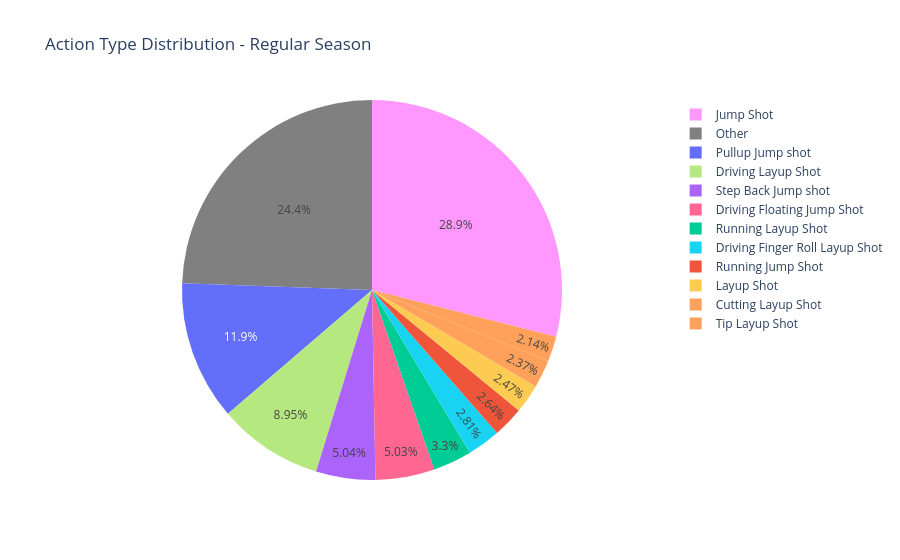
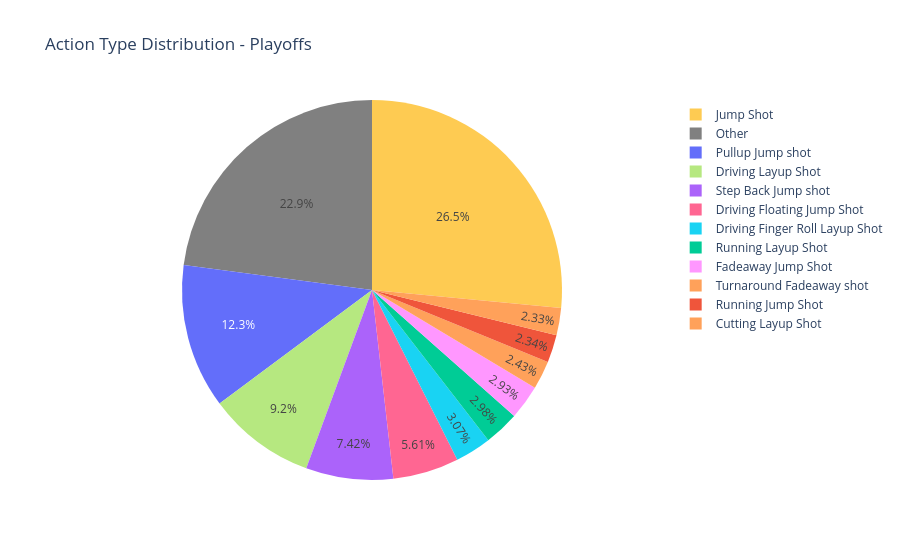

Notebook cell for these charts, in order:
### Code cell
data['SHOT_ATTEMPTED_FLAG'] = data['SHOT_ATTEMPTED_FLAG'].astype(int)
data['SHOT_MADE_FLAG'] = data['SHOT_MADE_FLAG'].astype(int)

regular_season_data = data[data['Season Type'] == 'Regular Season']
playoff_data = data[data['Season Type'] == 'Playoffs']

regular_season_action_type = regular_season_data.groupby('ACTION_TYPE').agg(
    total_shots=('SHOT_ATTEMPTED_FLAG', 'sum')
).reset_index()

playoff_action_type = playoff_data.groupby('ACTION_TYPE').agg(
    total_shots=('SHOT_ATTEMPTED_FLAG', 'sum')
).reset_index()

regular_season_action_type['percentage'] = (regular_season_action_type['total_shots'] /
                                            regular_season_action_type['total_shots'].sum()) * 100

playoff_action_type['percentage'] = (playoff_action_type['total_shots'] /
                                     playoff_action_type['total_shots'].sum()) * 100

def group_low_percentages(df): # had to look this up

    low_percentage_mask = df['percentage'] < 2
    
    other_percentage = df[low_percentage_mask]['percentage'].sum()
    
    df = df[~low_percentage_mask]
    
    other_df = pd.DataFrame({'ACTION_TYPE': ['Other'], 'percentage': [other_percentage]})
    
    df = pd.concat([df, other_df], ignore_index=True)
    
    return df

regular_season_action_type = group_low_percentages(regular_season_action_type)
playoff_action_type = group_low_percentages(playoff_action_type)

fig = px.pie(
    regular_season_action_type, 
    names='ACTION_TYPE', 
    values='percentage', 
    title='Action Type Distribution - Regular Season',
    color='ACTION_TYPE',
    color_discrete_map={'Field Goal': 'blue', 'Three Pointer': 'green', 'Free Throw': 'red', 'Other': 'grey'}
)

fig.show()

fig2 = px.pie(
    playoff_action_type, 
    names='ACTION_TYPE', 
    values='percentage', 
    title='Action Type Distribution - Playoffs',
    color='ACTION_TYPE',
    color_discrete_map={'Field Goal': 'blue', 'Three Pointer': 'green', 'Free Throw': 'red', 'Other': 'grey'}
)

fig2.show()

### Figure 1 — Plotly figure (JSON) as saved in the notebook; plotly's stock layout.template omitted (floating-point values rounded to 4 significant figures)
{"data": [{"customdata": [["Cutting Layup Shot"], ["Driving Finger Roll Layup Shot"], ["Driving Floating Jump Shot"], ["Driving Layup Shot"], ["Jump Shot"], ["Layup Shot"], ["Pullup Jump shot"], ["Running Jump Shot"], ["Running Layup Shot"], ["Step Back Jump shot"], ["Tip Layup Shot"], ["Other"]], "domain": {"x": [0, 1], "y": [0, 1]}, "hovertemplate": "ACTION_TYPE=%{customdata[0]}<br>percentage=%{value}<extra></extra>", "labels": ["Cutting Layup Shot", "Driving Finger Roll Layup Shot", "Driving Floating Jump Shot", "Driving Layup Shot", "Jump Shot", "Layup Shot", "Pullup Jump shot", "Running Jump Shot", "Running Layup Shot", "Step Back Jump shot", "Tip Layup Shot", "Other"], "legendgroup": "", "marker": {"colors": ["#FFA15A", "#19d3f3", "#FF6692", "#B6E880", "#FF97FF", "#FECB52", "#636efa", "#EF553B", "#00cc96", "#ab63fa", "#FFA15A", "grey"]}, "name": "", "showlegend": true, "type": "pie", "values": [2.373, 2.809, 5.032, 8.947, 28.95, 2.469, 11.86, 2.636, 3.299, 5.043, 2.144, 24.44]}], "layout": {"legend": {"tracegroupgap": 0}, "title": {"text": "Action Type Distribution - Regular Season"}}}

### Figure 2 — Plotly figure (JSON) as saved in the notebook; plotly's stock layout.template omitted (floating-point values rounded to 4 significant figures)
{"data": [{"customdata": [["Cutting Layup Shot"], ["Driving Finger Roll Layup Shot"], ["Driving Floating Jump Shot"], ["Driving Layup Shot"], ["Fadeaway Jump Shot"], ["Jump Shot"], ["Pullup Jump shot"], ["Running Jump Shot"], ["Running Layup Shot"], ["Step Back Jump shot"], ["Turnaround Fadeaway shot"], ["Other"]], "domain": {"x": [0, 1], "y": [0, 1]}, "hovertemplate": "ACTION_TYPE=%{customdata[0]}<br>percentage=%{value}<extra></extra>", "labels": ["Cutting Layup Shot", "Driving Finger Roll Layup Shot", "Driving Floating Jump Shot", "Driving Layup Shot", "Fadeaway Jump Shot", "Jump Shot", "Pullup Jump shot", "Running Jump Shot", "Running Layup Shot", "Step Back Jump shot", "Turnaround Fadeaway shot", "Other"], "legendgroup": "", "marker": {"colors": ["#FFA15A", "#19d3f3", "#FF6692", "#B6E880", "#FF97FF", "#FECB52", "#636efa", "#EF553B", "#00cc96", "#ab63fa", "#FFA15A", "grey"]}, "name": "", "showlegend": true, "type": "pie", "values": [2.334, 3.071, 5.614, 9.198, 2.934, 26.5, 12.29, 2.341, 2.977, 7.421, 2.428, 22.89]}], "layout": {"legend": {"tracegroupgap": 0}, "title": {"text": "Action Type Distribution - Playoffs"}}}
